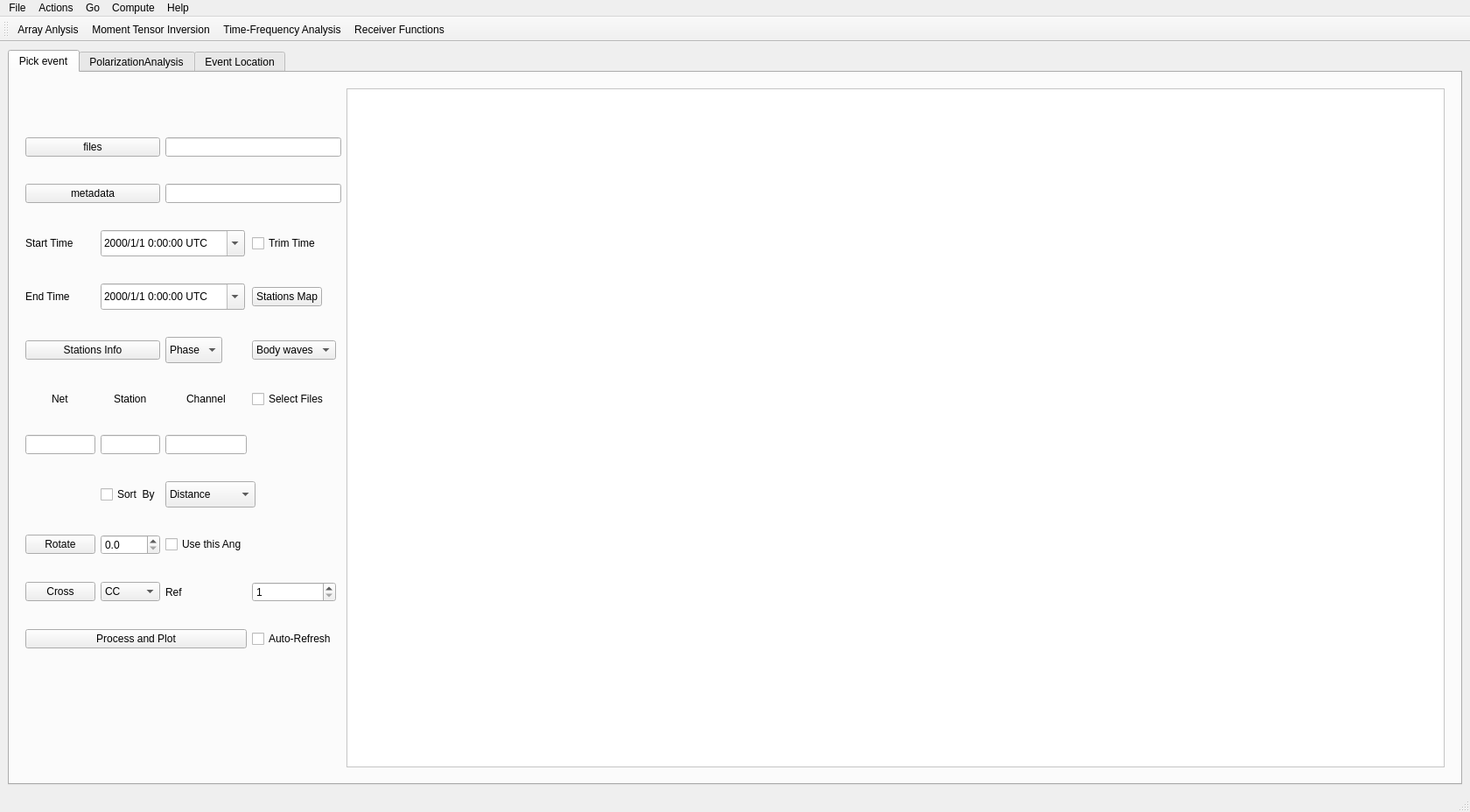
<?xml version="1.0" encoding="UTF-8"?>
<ui version="4.0">
 <class>MainWindow</class>
 <widget class="QMainWindow" name="MainWindow">
  <property name="geometry">
   <rect>
    <x>0</x>
    <y>0</y>
    <width>1680</width>
    <height>928</height>
   </rect>
  </property>
  <property name="windowTitle">
   <string>MainWindow</string>
  </property>
  <widget class="QWidget" name="centralwidget">
   <layout class="QVBoxLayout" name="verticalLayout">
    <item>
     <widget class="QTabWidget" name="tab3CWidget">
      <property name="currentIndex">
       <number>0</number>
      </property>
      <widget class="QWidget" name="tab_pick">
       <attribute name="title">
        <string>Pick event</string>
       </attribute>
       <layout class="QVBoxLayout" name="verticalLayout_2">
        <item>
         <widget class="QWidget" name="widget_2" native="true">
          <property name="sizePolicy">
           <sizepolicy hsizetype="Minimum" vsizetype="Minimum">
            <horstretch>0</horstretch>
            <verstretch>0</verstretch>
           </sizepolicy>
          </property>
          <property name="maximumSize">
           <size>
            <width>16777215</width>
            <height>16777215</height>
           </size>
          </property>
          <layout class="QGridLayout" name="gridLayout_4">
           <item row="0" column="2">
            <layout class="QHBoxLayout" name="horizontalLayout" stretch="1,10">
             <item>
              <layout class="QGridLayout" name="gridLayout_2">
               <item row="5" column="0">
                <widget class="QLabel" name="label_2">
                 <property name="sizePolicy">
                  <sizepolicy hsizetype="Minimum" vsizetype="Maximum">
                   <horstretch>0</horstretch>
                   <verstretch>0</verstretch>
                  </sizepolicy>
                 </property>
                 <property name="text">
                  <string>End Time</string>
                 </property>
                </widget>
               </item>
               <item row="4" column="0">
                <widget class="QLabel" name="label">
                 <property name="sizePolicy">
                  <sizepolicy hsizetype="Maximum" vsizetype="Maximum">
                   <horstretch>0</horstretch>
                   <verstretch>0</verstretch>
                  </sizepolicy>
                 </property>
                 <property name="text">
                  <string>Start Time</string>
                 </property>
                </widget>
               </item>
               <item row="13" column="2" colspan="2">
                <widget class="QComboBox" name="comboBox_sort">
                 <property name="sizePolicy">
                  <sizepolicy hsizetype="Maximum" vsizetype="Fixed">
                   <horstretch>0</horstretch>
                   <verstretch>0</verstretch>
                  </sizepolicy>
                 </property>
                 <property name="minimumSize">
                  <size>
                   <width>0</width>
                   <height>30</height>
                  </size>
                 </property>
                 <item>
                  <property name="text">
                   <string>Distance</string>
                  </property>
                 </item>
                 <item>
                  <property name="text">
                   <string>Back Azimuth</string>
                  </property>
                 </item>
                </widget>
               </item>
               <item row="13" column="1">
                <widget class="QCheckBox" name="sortCB">
                 <property name="sizePolicy">
                  <sizepolicy hsizetype="Maximum" vsizetype="Fixed">
                   <horstretch>0</horstretch>
                   <verstretch>0</verstretch>
                  </sizepolicy>
                 </property>
                 <property name="text">
                  <string>Sort  By</string>
                 </property>
                </widget>
               </item>
               <item row="1" column="0" colspan="2">
                <widget class="QPushButton" name="selectDirBtn">
                 <property name="text">
                  <string>files</string>
                 </property>
                </widget>
               </item>
               <item row="2" column="2" colspan="3">
                <widget class="QLineEdit" name="datalessPathForm">
                 <property name="sizePolicy">
                  <sizepolicy hsizetype="Maximum" vsizetype="Fixed">
                   <horstretch>0</horstretch>
                   <verstretch>0</verstretch>
                  </sizepolicy>
                 </property>
                 <property name="maximumSize">
                  <size>
                   <width>16777202</width>
                   <height>16777215</height>
                  </size>
                 </property>
                 <property name="readOnly">
                  <bool>true</bool>
                 </property>
                </widget>
               </item>
               <item row="8" column="2">
                <widget class="QComboBox" name="comboBox_phases">
                 <property name="sizePolicy">
                  <sizepolicy hsizetype="Maximum" vsizetype="Fixed">
                   <horstretch>0</horstretch>
                   <verstretch>0</verstretch>
                  </sizepolicy>
                 </property>
                 <property name="minimumSize">
                  <size>
                   <width>0</width>
                   <height>30</height>
                  </size>
                 </property>
                 <item>
                  <property name="text">
                   <string>Phase</string>
                  </property>
                 </item>
                 <item>
                  <property name="text">
                   <string>P</string>
                  </property>
                 </item>
                 <item>
                  <property name="text">
                   <string>Pg</string>
                  </property>
                 </item>
                 <item>
                  <property name="text">
                   <string>Pn</string>
                  </property>
                 </item>
                 <item>
                  <property name="text">
                   <string>S</string>
                  </property>
                 </item>
                 <item>
                  <property name="text">
                   <string>Sg</string>
                  </property>
                 </item>
                 <item>
                  <property name="text">
                   <string>Sn</string>
                  </property>
                 </item>
                 <item>
                  <property name="text">
                   <string>Lg</string>
                  </property>
                 </item>
                </widget>
               </item>
               <item row="1" column="2" colspan="3">
                <widget class="QLineEdit" name="rootPathForm">
                 <property name="enabled">
                  <bool>true</bool>
                 </property>
                 <property name="sizePolicy">
                  <sizepolicy hsizetype="Maximum" vsizetype="Fixed">
                   <horstretch>0</horstretch>
                   <verstretch>0</verstretch>
                  </sizepolicy>
                 </property>
                 <property name="maximumSize">
                  <size>
                   <width>16777202</width>
                   <height>16777215</height>
                  </size>
                 </property>
                 <property name="readOnly">
                  <bool>true</bool>
                 </property>
                </widget>
               </item>
               <item row="8" column="0" colspan="2">
                <widget class="QPushButton" name="stations_infoBtn">
                 <property name="text">
                  <string>Stations Info</string>
                 </property>
                </widget>
               </item>
               <item row="0" column="0" colspan="5">
                <layout class="QHBoxLayout" name="horizontalLayout_5">
                 <property name="spacing">
                  <number>0</number>
                 </property>
                 <property name="sizeConstraint">
                  <enum>QLayout::SetMinimumSize</enum>
                 </property>
                 <item>
                  <widget class="QWidget" name="eventInfoWidget" native="true">
                   <property name="sizePolicy">
                    <sizepolicy hsizetype="Maximum" vsizetype="Maximum">
                     <horstretch>0</horstretch>
                     <verstretch>0</verstretch>
                    </sizepolicy>
                   </property>
                   <property name="minimumSize">
                    <size>
                     <width>415</width>
                     <height>250</height>
                    </size>
                   </property>
                   <property name="maximumSize">
                    <size>
                     <width>16777215</width>
                     <height>16777215</height>
                    </size>
                   </property>
                   <property name="styleSheet">
                    <string notr="true"/>
                   </property>
                   <layout class="QHBoxLayout" name="horizontalLayout_4">
                    <property name="spacing">
                     <number>0</number>
                    </property>
                    <property name="sizeConstraint">
                     <enum>QLayout::SetMinimumSize</enum>
                    </property>
                    <property name="leftMargin">
                     <number>0</number>
                    </property>
                    <property name="topMargin">
                     <number>0</number>
                    </property>
                    <property name="rightMargin">
                     <number>0</number>
                    </property>
                    <property name="bottomMargin">
                     <number>0</number>
                    </property>
                    <item>
                     <layout class="QHBoxLayout" name="horizontalLayout_6">
                      <property name="spacing">
                       <number>0</number>
                      </property>
                      <property name="sizeConstraint">
                       <enum>QLayout::SetMinAndMaxSize</enum>
                      </property>
                     </layout>
                    </item>
                   </layout>
                  </widget>
                 </item>
                </layout>
               </item>
               <item row="8" column="3">
                <widget class="QComboBox" name="ChopCB">
                 <property name="sizePolicy">
                  <sizepolicy hsizetype="Maximum" vsizetype="Fixed">
                   <horstretch>0</horstretch>
                   <verstretch>0</verstretch>
                  </sizepolicy>
                 </property>
                 <item>
                  <property name="text">
                   <string>Body waves</string>
                  </property>
                 </item>
                 <item>
                  <property name="text">
                   <string>Surf Waves</string>
                  </property>
                 </item>
                 <item>
                  <property name="text">
                   <string>Coda</string>
                  </property>
                 </item>
                 <item>
                  <property name="text">
                   <string>Noise</string>
                  </property>
                 </item>
                </widget>
               </item>
               <item row="17" column="0" colspan="4">
                <widget class="QWidget" name="pagination_widget" native="true">
                 <property name="sizePolicy">
                  <sizepolicy hsizetype="Maximum" vsizetype="MinimumExpanding">
                   <horstretch>0</horstretch>
                   <verstretch>0</verstretch>
                  </sizepolicy>
                 </property>
                 <property name="minimumSize">
                  <size>
                   <width>100</width>
                   <height>20</height>
                  </size>
                 </property>
                 <property name="maximumSize">
                  <size>
                   <width>400</width>
                   <height>80</height>
                  </size>
                 </property>
                 <property name="styleSheet">
                  <string notr="true"/>
                 </property>
                 <layout class="QVBoxLayout" name="verticalLayout_4">
                  <property name="spacing">
                   <number>0</number>
                  </property>
                  <property name="leftMargin">
                   <number>0</number>
                  </property>
                  <property name="topMargin">
                   <number>0</number>
                  </property>
                  <property name="rightMargin">
                   <number>0</number>
                  </property>
                  <property name="bottomMargin">
                   <number>0</number>
                  </property>
                 </layout>
                </widget>
               </item>
               <item row="2" column="0" colspan="2">
                <widget class="QPushButton" name="selectDatalessDirBtn">
                 <property name="text">
                  <string>metadata</string>
                 </property>
                </widget>
               </item>
               <item row="15" column="0">
                <widget class="QPushButton" name="crossBtn">
                 <property name="text">
                  <string>Cross</string>
                 </property>
                </widget>
               </item>
               <item row="15" column="1">
                <widget class="QComboBox" name="crossCB">
                 <item>
                  <property name="text">
                   <string>CC</string>
                  </property>
                 </item>
                 <item>
                  <property name="text">
                   <string>Auto</string>
                  </property>
                 </item>
                </widget>
               </item>
               <item row="15" column="2">
                <widget class="QLabel" name="label_3">
                 <property name="text">
                  <string>Ref</string>
                 </property>
                </widget>
               </item>
               <item row="15" column="3">
                <widget class="QSpinBox" name="crossSB">
                 <property name="minimum">
                  <number>1</number>
                 </property>
                 <property name="maximum">
                  <number>100</number>
                 </property>
                </widget>
               </item>
               <item row="12" column="0">
                <widget class="QLineEdit" name="netForm">
                 <property name="sizePolicy">
                  <sizepolicy hsizetype="Maximum" vsizetype="Fixed">
                   <horstretch>0</horstretch>
                   <verstretch>0</verstretch>
                  </sizepolicy>
                 </property>
                </widget>
               </item>
               <item row="11" column="0" alignment="Qt::AlignHCenter">
                <widget class="QLabel" name="label_4">
                 <property name="sizePolicy">
                  <sizepolicy hsizetype="Minimum" vsizetype="Maximum">
                   <horstretch>0</horstretch>
                   <verstretch>0</verstretch>
                  </sizepolicy>
                 </property>
                 <property name="text">
                  <string>Net</string>
                 </property>
                </widget>
               </item>
               <item row="11" column="1" alignment="Qt::AlignHCenter">
                <widget class="QLabel" name="label_5">
                 <property name="sizePolicy">
                  <sizepolicy hsizetype="Minimum" vsizetype="Maximum">
                   <horstretch>0</horstretch>
                   <verstretch>0</verstretch>
                  </sizepolicy>
                 </property>
                 <property name="text">
                  <string>Station</string>
                 </property>
                </widget>
               </item>
               <item row="12" column="1">
                <widget class="QLineEdit" name="stationForm">
                 <property name="sizePolicy">
                  <sizepolicy hsizetype="Maximum" vsizetype="Fixed">
                   <horstretch>0</horstretch>
                   <verstretch>0</verstretch>
                  </sizepolicy>
                 </property>
                </widget>
               </item>
               <item row="11" column="2" alignment="Qt::AlignHCenter">
                <widget class="QLabel" name="label_6">
                 <property name="sizePolicy">
                  <sizepolicy hsizetype="Minimum" vsizetype="Maximum">
                   <horstretch>0</horstretch>
                   <verstretch>0</verstretch>
                  </sizepolicy>
                 </property>
                 <property name="text">
                  <string>Channel</string>
                 </property>
                </widget>
               </item>
               <item row="12" column="2">
                <widget class="QLineEdit" name="channelForm"/>
               </item>
               <item row="11" column="3">
                <widget class="QCheckBox" name="selectCB">
                 <property name="enabled">
                  <bool>true</bool>
                 </property>
                 <property name="sizePolicy">
                  <sizepolicy hsizetype="Maximum" vsizetype="Fixed">
                   <horstretch>0</horstretch>
                   <verstretch>0</verstretch>
                  </sizepolicy>
                 </property>
                 <property name="text">
                  <string>Select Files</string>
                 </property>
                 <property name="checked">
                  <bool>false</bool>
                 </property>
                </widget>
               </item>
               <item row="4" column="1" colspan="2">
                <widget class="QDateTimeEdit" name="dateTimeEdit_1">
                 <property name="sizePolicy">
                  <sizepolicy hsizetype="Maximum" vsizetype="Maximum">
                   <horstretch>0</horstretch>
                   <verstretch>0</verstretch>
                  </sizepolicy>
                 </property>
                 <property name="minimumSize">
                  <size>
                   <width>60</width>
                   <height>30</height>
                  </size>
                 </property>
                 <property name="maximumSize">
                  <size>
                   <width>16777215</width>
                   <height>16777215</height>
                  </size>
                 </property>
                 <property name="styleSheet">
                  <string notr="true">font: 13pt &quot;.SF NS Text&quot;;</string>
                 </property>
                 <property name="currentSection">
                  <enum>QDateTimeEdit::YearSection</enum>
                 </property>
                 <property name="displayFormat">
                  <string>yyyy/M/d h:mm:ss UTC</string>
                 </property>
                 <property name="calendarPopup">
                  <bool>true</bool>
                 </property>
                 <property name="timeSpec">
                  <enum>Qt::LocalTime</enum>
                 </property>
                </widget>
               </item>
               <item row="4" column="3">
                <widget class="QCheckBox" name="trimCB">
                 <property name="sizePolicy">
                  <sizepolicy hsizetype="Maximum" vsizetype="Fixed">
                   <horstretch>0</horstretch>
                   <verstretch>0</verstretch>
                  </sizepolicy>
                 </property>
                 <property name="text">
                  <string>Trim Time</string>
                 </property>
                </widget>
               </item>
               <item row="5" column="1" colspan="2">
                <widget class="QDateTimeEdit" name="dateTimeEdit_2">
                 <property name="sizePolicy">
                  <sizepolicy hsizetype="Maximum" vsizetype="Minimum">
                   <horstretch>0</horstretch>
                   <verstretch>0</verstretch>
                  </sizepolicy>
                 </property>
                 <property name="minimumSize">
                  <size>
                   <width>60</width>
                   <height>30</height>
                  </size>
                 </property>
                 <property name="maximumSize">
                  <size>
                   <width>16777215</width>
                   <height>16777215</height>
                  </size>
                 </property>
                 <property name="styleSheet">
                  <string notr="true">font: 13pt &quot;.SF NS Text&quot;;</string>
                 </property>
                 <property name="currentSection">
                  <enum>QDateTimeEdit::YearSection</enum>
                 </property>
                 <property name="displayFormat">
                  <string>yyyy/M/d h:mm:ss UTC</string>
                 </property>
                 <property name="calendarPopup">
                  <bool>true</bool>
                 </property>
                 <property name="timeSpec">
                  <enum>Qt::LocalTime</enum>
                 </property>
                </widget>
               </item>
               <item row="5" column="3">
                <widget class="QPushButton" name="mapBtn">
                 <property name="sizePolicy">
                  <sizepolicy hsizetype="Maximum" vsizetype="Fixed">
                   <horstretch>0</horstretch>
                   <verstretch>0</verstretch>
                  </sizepolicy>
                 </property>
                 <property name="text">
                  <string>Stations Map</string>
                 </property>
                </widget>
               </item>
               <item row="14" column="0">
                <widget class="QPushButton" name="rotateBtn">
                 <property name="sizePolicy">
                  <sizepolicy hsizetype="Maximum" vsizetype="Fixed">
                   <horstretch>0</horstretch>
                   <verstretch>0</verstretch>
                  </sizepolicy>
                 </property>
                 <property name="text">
                  <string>Rotate</string>
                 </property>
                 <property name="checkable">
                  <bool>false</bool>
                 </property>
                </widget>
               </item>
               <item row="14" column="1">
                <widget class="QDoubleSpinBox" name="rot_ang">
                 <property name="decimals">
                  <number>1</number>
                 </property>
                 <property name="maximum">
                  <double>360.000000000000000</double>
                 </property>
                </widget>
               </item>
               <item row="14" column="2">
                <widget class="QCheckBox" name="angCB">
                 <property name="text">
                  <string>Use this Ang</string>
                 </property>
                </widget>
               </item>
               <item row="16" column="0" colspan="3">
                <widget class="QPushButton" name="updateBtn">
                 <property name="sizePolicy">
                  <sizepolicy hsizetype="Minimum" vsizetype="Fixed">
                   <horstretch>0</horstretch>
                   <verstretch>0</verstretch>
                  </sizepolicy>
                 </property>
                 <property name="text">
                  <string>Process and Plot</string>
                 </property>
                </widget>
               </item>
               <item row="16" column="3">
                <widget class="QCheckBox" name="autorefreshCB">
                 <property name="text">
                  <string>Auto-Refresh</string>
                 </property>
                </widget>
               </item>
              </layout>
             </item>
             <item>
              <widget class="QScrollArea" name="plotMatWidget">
               <property name="styleSheet">
                <string notr="true">background-color: rgb(255, 255, 255);</string>
               </property>
               <property name="widgetResizable">
                <bool>true</bool>
               </property>
               <widget class="QWidget" name="scrollAreaWidgetContents_2">
                <property name="geometry">
                 <rect>
                  <x>0</x>
                  <y>0</y>
                  <width>1148</width>
                  <height>732</height>
                 </rect>
                </property>
               </widget>
              </widget>
             </item>
            </layout>
           </item>
          </layout>
         </widget>
        </item>
       </layout>
      </widget>
      <widget class="QWidget" name="PolarizationAnalysis">
       <attribute name="title">
        <string>PolarizationAnalysis</string>
       </attribute>
       <widget class="QWidget" name="layoutWidget_2">
        <property name="geometry">
         <rect>
          <x>0</x>
          <y>0</y>
          <width>1650</width>
          <height>818</height>
         </rect>
        </property>
        <layout class="QVBoxLayout" name="verticalLayout_12">
         <property name="spacing">
          <number>0</number>
         </property>
         <item>
          <widget class="QWidget" name="parentWidget3C" native="true">
           <layout class="QVBoxLayout" name="verticalLayout_13">
            <property name="spacing">
             <number>0</number>
            </property>
            <property name="leftMargin">
             <number>0</number>
            </property>
            <property name="topMargin">
             <number>0</number>
            </property>
            <property name="rightMargin">
             <number>0</number>
            </property>
            <property name="bottomMargin">
             <number>0</number>
            </property>
           </layout>
          </widget>
         </item>
        </layout>
       </widget>
      </widget>
      <widget class="QWidget" name="Event">
       <attribute name="title">
        <string>Event Location</string>
       </attribute>
       <widget class="QWidget" name="parentWidgetLocation" native="true">
        <property name="geometry">
         <rect>
          <x>0</x>
          <y>0</y>
          <width>1610</width>
          <height>786</height>
         </rect>
        </property>
        <layout class="QVBoxLayout" name="verticalLayout_9"/>
       </widget>
      </widget>
     </widget>
    </item>
   </layout>
  </widget>
  <widget class="QMenuBar" name="menubar">
   <property name="geometry">
    <rect>
     <x>0</x>
     <y>0</y>
     <width>1680</width>
     <height>24</height>
    </rect>
   </property>
   <widget class="QMenu" name="menuFile">
    <property name="title">
     <string>File</string>
    </property>
    <widget class="QMenu" name="menuWrite_Files">
     <property name="title">
      <string>Write Files</string>
     </property>
     <addaction name="actionWrite_Current_Page"/>
    </widget>
    <addaction name="actionNew_location"/>
    <addaction name="separator"/>
    <addaction name="menuWrite_Files"/>
    <addaction name="separator"/>
    <addaction name="actionOpen_Settings"/>
   </widget>
   <widget class="QMenu" name="menuActions">
    <property name="title">
     <string>Actions</string>
    </property>
    <widget class="QMenu" name="menuData_Availability">
     <property name="title">
      <string>Data Availability</string>
     </property>
     <addaction name="actionOnly_a_folder"/>
     <addaction name="actionAll_tree"/>
    </widget>
    <widget class="QMenu" name="menuPicks">
     <property name="title">
      <string>Picks</string>
     </property>
     <addaction name="actionOpen_picksnew"/>
     <addaction name="actionRemove_picks"/>
    </widget>
    <addaction name="menuPicks"/>
    <addaction name="actionGet_Stations_Info"/>
    <addaction name="actionSet_Parameters"/>
    <addaction name="actionRun_picker"/>
    <addaction name="actionRun_Event_Detector"/>
    <addaction name="actionClean_selection"/>
    <addaction name="actionRemove_all_selections"/>
    <addaction name="actionClean_Events_Detected"/>
    <addaction name="actionOpen_Magnitudes_Calculator"/>
    <addaction name="actionOpen_Earth_Model_Viewer"/>
    <addaction name="menuData_Availability"/>
   </widget>
   <widget class="QMenu" name="menuGo">
    <property name="title">
     <string>Go</string>
    </property>
    <addaction name="actionArray_Anlysis"/>
    <addaction name="actionMoment_Tensor_Inversion"/>
    <addaction name="actionTime_Frequency_Analysis"/>
    <addaction name="actionReceiver_Functions"/>
   </widget>
   <widget class="QMenu" name="menuCompute">
    <property name="title">
     <string>Compute</string>
    </property>
    <addaction name="actionSTA_LTA"/>
    <addaction name="actionCWT_CF"/>
    <addaction name="actionEnvelope"/>
    <addaction name="actionSpectral_Entropy"/>
    <addaction name="actionAllSeismograms"/>
    <addaction name="actionStack"/>
    <addaction name="actionPlot_All_Seismograms"/>
   </widget>
   <widget class="QMenu" name="menuHelp">
    <property name="title">
     <string>Help</string>
    </property>
    <addaction name="actionOpen_Help"/>
   </widget>
   <addaction name="menuFile"/>
   <addaction name="menuActions"/>
   <addaction name="menuGo"/>
   <addaction name="menuCompute"/>
   <addaction name="menuHelp"/>
  </widget>
  <widget class="QStatusBar" name="statusbar"/>
  <widget class="QToolBar" name="toolBar">
   <property name="windowTitle">
    <string>toolBar</string>
   </property>
   <attribute name="toolBarArea">
    <enum>TopToolBarArea</enum>
   </attribute>
   <attribute name="toolBarBreak">
    <bool>false</bool>
   </attribute>
   <addaction name="actionArray_Anlysis"/>
   <addaction name="actionMoment_Tensor_Inversion"/>
   <addaction name="actionTime_Frequency_Analysis"/>
   <addaction name="actionReceiver_Functions"/>
  </widget>
  <action name="actionWhatever">
   <property name="text">
    <string>Whatever</string>
   </property>
  </action>
  <action name="actionNew_location">
   <property name="text">
    <string>New Location</string>
   </property>
  </action>
  <action name="actionSettings">
   <property name="text">
    <string>Settings</string>
   </property>
  </action>
  <action name="actionGet_Stations_Info">
   <property name="text">
    <string>Get Stations Info</string>
   </property>
  </action>
  <action name="actionSet_Parameters">
   <property name="text">
    <string>Macro</string>
   </property>
   <property name="shortcut">
    <string>Ctrl+L</string>
   </property>
  </action>
  <action name="actionTrim">
   <property name="text">
    <string>Trim</string>
   </property>
  </action>
  <action name="actionTrim_2">
   <property name="checkable">
    <bool>true</bool>
   </property>
   <property name="text">
    <string>Trim</string>
   </property>
  </action>
  <action name="actionArray_Anlysis">
   <property name="icon">
    <iconset>
     <normalon>:/icons/signal-icon.png</normalon>
    </iconset>
   </property>
   <property name="text">
    <string>Array Anlysis</string>
   </property>
  </action>
  <action name="actionMoment_Tensor_Inversion">
   <property name="icon">
    <iconset>
     <normalon>:/icons/tensor-icon.png</normalon>
    </iconset>
   </property>
   <property name="text">
    <string>Moment Tensor Inversion</string>
   </property>
  </action>
  <action name="actionTime_Frequency_Analysis">
   <property name="icon">
    <iconset>
     <normalon>:/icons/seosmogram-icon.png</normalon>
    </iconset>
   </property>
   <property name="text">
    <string>Time-Frequency Analysis</string>
   </property>
  </action>
  <action name="actionReceiver_Functions">
   <property name="icon">
    <iconset>
     <normalon>:/icons/rf-icon.png</normalon>
    </iconset>
   </property>
   <property name="text">
    <string>Receiver Functions</string>
   </property>
  </action>
  <action name="actionSTA_LTA">
   <property name="text">
    <string>STA/LTA</string>
   </property>
  </action>
  <action name="actionCWT_CF">
   <property name="text">
    <string>CWT (CFs)</string>
   </property>
  </action>
  <action name="actionWrite_Current_Page">
   <property name="text">
    <string>Write Current Page</string>
   </property>
  </action>
  <action name="actionWrite_All">
   <property name="text">
    <string>Write All</string>
   </property>
  </action>
  <action name="actionEnvelope">
   <property name="text">
    <string>Envelope</string>
   </property>
  </action>
  <action name="actionClean_selection">
   <property name="text">
    <string>Clean selection</string>
   </property>
   <property name="shortcut">
    <string>Ctrl+O</string>
   </property>
  </action>
  <action name="actionOpen_Magnitudes_Calculator">
   <property name="text">
    <string>Open Magnitudes Calculator</string>
   </property>
   <property name="shortcut">
    <string>Ctrl+M</string>
   </property>
  </action>
  <action name="actionRun_picker">
   <property name="text">
    <string>Run picker</string>
   </property>
  </action>
  <action name="actionRun_Event_Detector">
   <property name="text">
    <string>Run Event Detector</string>
   </property>
  </action>
  <action name="actionOpen_Settings">
   <property name="text">
    <string>Open Settings</string>
   </property>
  </action>
  <action name="actionAllSeismograms">
   <property name="text">
    <string>All Seismograms</string>
   </property>
   <property name="shortcut">
    <string/>
   </property>
  </action>
  <action name="actionSpectral_Entropy">
   <property name="text">
    <string>Spectral Entropy</string>
   </property>
  </action>
  <action name="actionRemove_all_selections">
   <property name="text">
    <string>Remove all selections</string>
   </property>
   <property name="shortcut">
    <string>Ctrl+J</string>
   </property>
  </action>
  <action name="actionStack">
   <property name="text">
    <string>Stack</string>
   </property>
   <property name="shortcut">
    <string>Ctrl+B</string>
   </property>
  </action>
  <action name="actionEarth_Model_Viewer">
   <property name="text">
    <string>Earth Model Viewer</string>
   </property>
  </action>
  <action name="actionOpen_Earth_Model_Viewer">
   <property name="text">
    <string>Open Earth Model Viewer</string>
   </property>
  </action>
  <action name="actionOpen_Help">
   <property name="text">
    <string>Open Help</string>
   </property>
  </action>
  <action name="actionClean_Events_Detected">
   <property name="text">
    <string>Clean Events Detected</string>
   </property>
   <property name="shortcut">
    <string>Ctrl+C</string>
   </property>
  </action>
  <action name="actionPlot_All_Seismograms">
   <property name="text">
    <string>Plot All Seismograms</string>
   </property>
   <property name="shortcut">
    <string>Ctrl+N</string>
   </property>
  </action>
  <action name="actionOnly_a_folder">
   <property name="text">
    <string>Only a folder</string>
   </property>
  </action>
  <action name="actionAll_tree">
   <property name="text">
    <string>All tree</string>
   </property>
  </action>
  <action name="actionOpen_picksnew">
   <property name="text">
    <string>Open picks</string>
   </property>
  </action>
  <action name="actionRemove_picks">
   <property name="text">
    <string>Remove picks</string>
   </property>
  </action>
 </widget>
 <resources>
  <include location="../resources.qrc"/>
 </resources>
 <connections/>
</ui>
